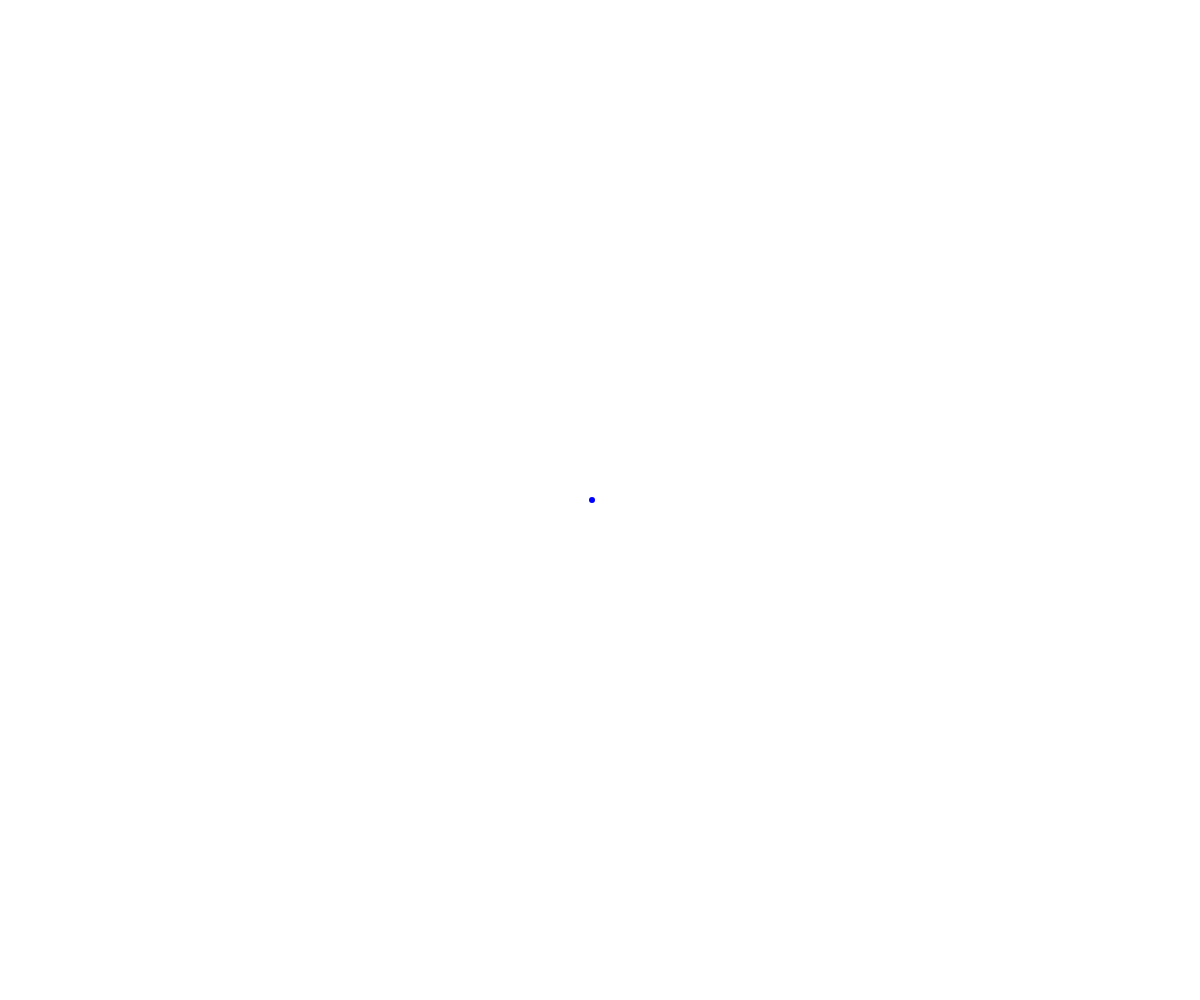
Frame 1 (no input)
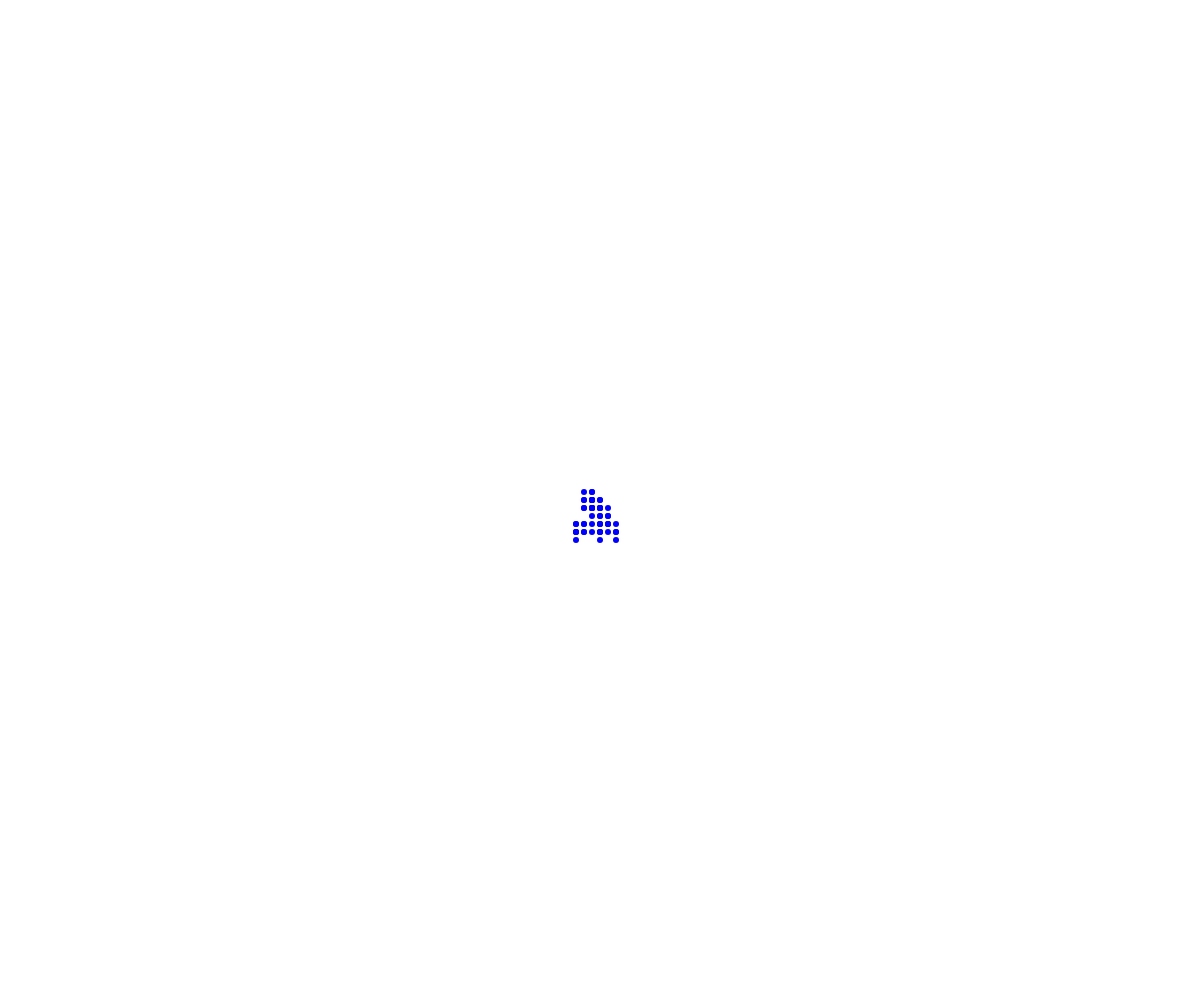
Frame 60 (no input)
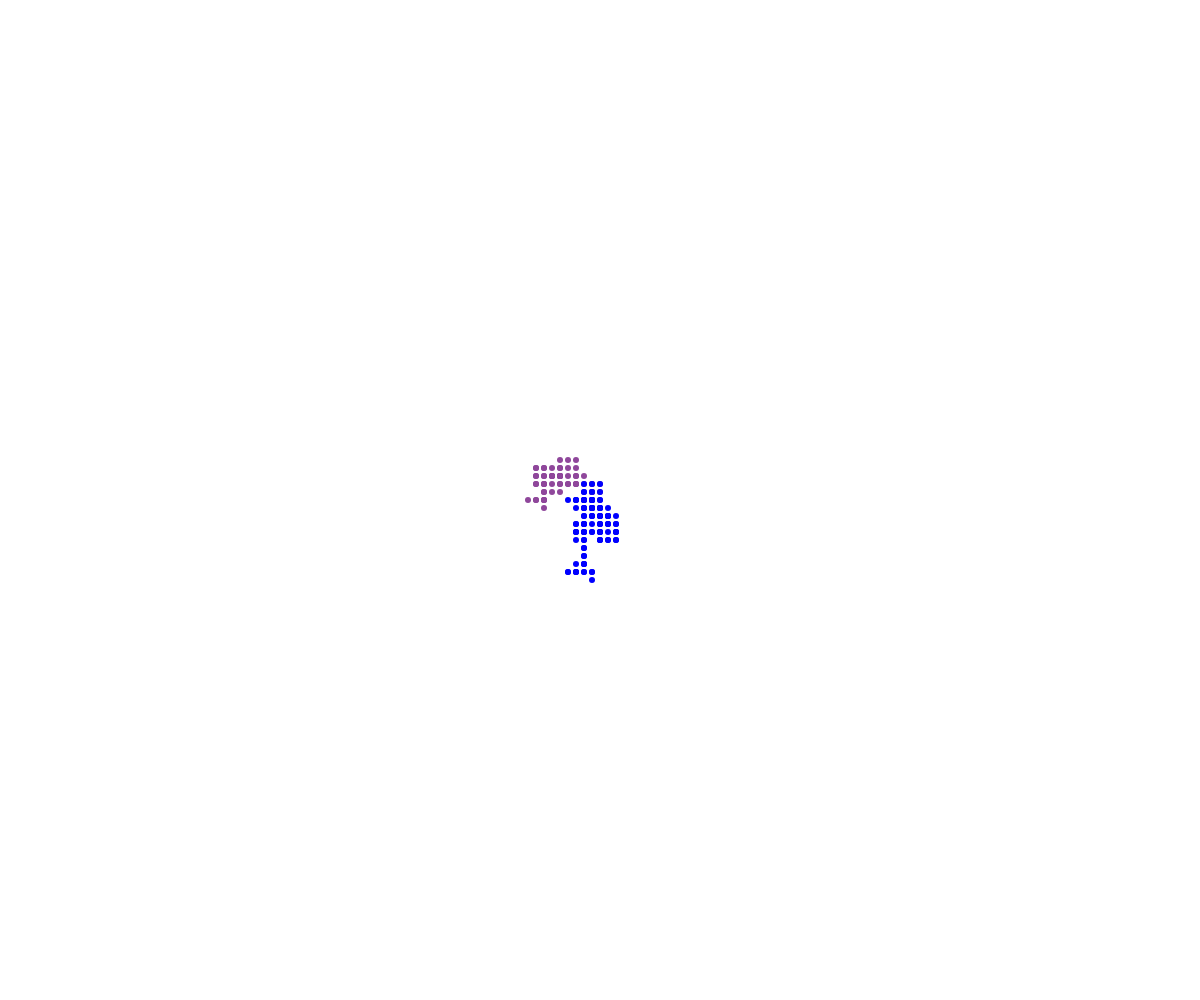
Frame 120 (the mouse pressed at the canvas centre since frame 60)

The p5.js sketch that drew these frames (run headless with seeded random() and noise() and a simulated clock; from frame 60 on, the mouse is pressed at the canvas centre):

// p5.js sketch
// ── sketch.js
// Walker OOP Array Demo




class Walker{
  constructor(x, y, theColor){
    this.x = x;
    this.y = y;
    this.speed = 8;
    this.radius = 3;
    this.color = theColor;
  }

  display(){
    noStroke();
    fill(this.color);
    circle(this.x, this.y, this.radius*2);
  }

  move(){
    let choice = random(100);
    if (choice < 25){
      this.y -= this.speed;
    }

    else if(choice < 50){
      this.y += this.speed;
    }

    else if(choice < 75){
      this.x -= this.speed;
    }

    else if(choice < 100){
      this.x += this.speed;
    }
  }
}

let walkerArray = [];


function setup() {
  createCanvas(windowWidth, windowHeight);
  let luc = new Walker(width/2, height/2, "blue");
  walkerArray.push(luc);
}

function draw() {
  //background(220);

  for (let theWalker of walkerArray){
    theWalker.move();
    theWalker.display();
  }
}

function mousePressed(){
  let randomColor = color(random(255),random(255),random(255));
  let someWalker = new Walker(mouseX, mouseY, randomColor);
  walkerArray.push(someWalker);
}
